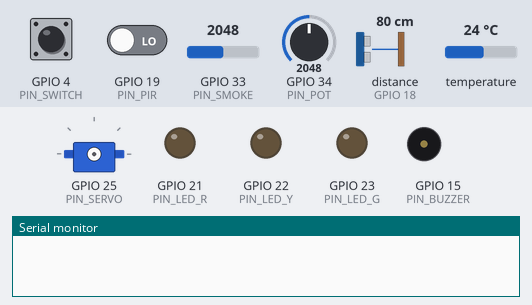
This sketch was run on a simulated ESP32. On the bench: servo, output pins drawn as LEDs (lit = HIGH), buzzer (waves = sounding, pin HIGH), the last lines printed to the serial monitor. Wiring (inferred from the names in the program): ultrasonic range finder: trigger GPIO 5; echo GPIO 18. The inputs (shaded band) are chosen by the test bench; at power-on: GPIO 4 (PIN_SWITCH) HIGH, GPIO 19 (PIN_PIR) LOW, GPIO 33 (PIN_SMOKE) = 2048, GPIO 34 (PIN_POT) = 2048, distance to the obstacle (sensor on GPIO 18) 80 cm, temperature 24 °C (analog values on the 0–4095 scale). The echo pulse lasts 58.3 µs per cm; WiFi joins after 1.5 s; servers stay silent unless stated; uploads are accepted with an empty reply; servo pulses on a pin are drawn as a servo (544–2400 µs = 0–180°); pins used as bus, display or sensor lines are not drawn.

Above: at 0.0 s.
At 1.1 s:
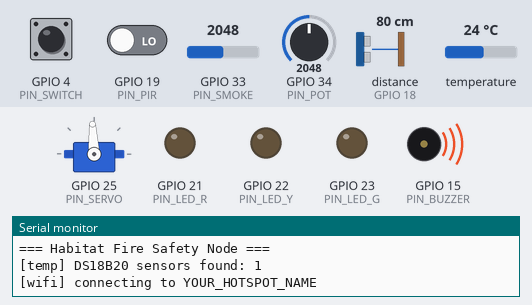
At 3.7 s:
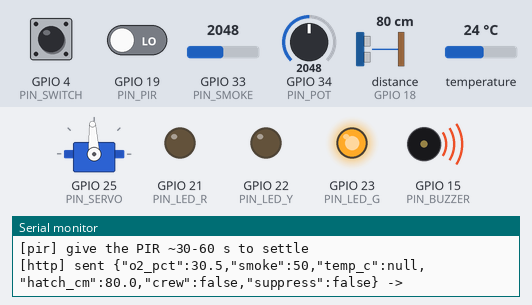
3.8 s: GPIO 4 (PIN_SWITCH) pulled LOW for 0.15 s
6.2 s: GPIO 19 (PIN_PIR) driven HIGH
9.2 s: GPIO 4 (PIN_SWITCH) pulled LOW for 1 s
Timing chart, 0 to 12.2 s (numbered marks = the images above; inputs shaded):
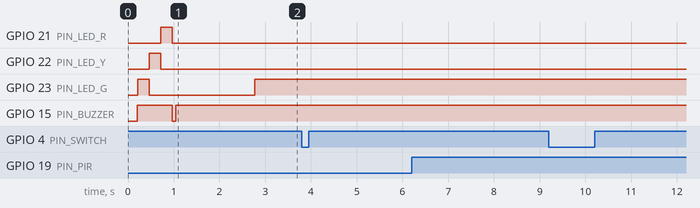

The sketch:

flamewatch_node.ino
```cpp
/*
  FlameWatch sensor box - Habitat Fire Safety Node
  ------------------------------------------------
  Sends readings to the FlameWatch backend (POST /api/reading) once a second and
  drives the traffic light + vent servo from the reply {"level","mode","vent"}.
  The vent closes when heat (temperature rising above the room's normal) or smoke
  (60+) is detected, or during suppression - not for high oxygen alone.
  The buzzer beeps while the level is critical (red); the switch silences it.

  Board:   Tools > Board > ESP32 Wrover Module   (ESP32 Arduino core 3.x)
  Libs:    Library Manager > install "OneWire" and "DallasTemperature"
  Partition (for wireless uploads): Tools > Partition Scheme >
           "Minimal SPIFFS (1.9MB APP with OTA/190KB SPIFFS)"
  Secrets: copy secrets.example.h to secrets.h (same folder) and fill it in.
           secrets.h is git-ignored, so WiFi passwords never reach GitHub.

  Wiring (matches the breadboard diagram):
    Potentiometer  middle pin -> GPIO34   (outer pins: 3.3V, GND)
    DS18B20        DATA       -> GPIO32   (+ 4.7k resistor DATA->3.3V)
    Servo          signal     -> GPIO25   (power from 6V battery, GND shared)
    Traffic light  G -> 23, Y -> 22, R -> 21, GND -> GND
    PIR            OUT        -> GPIO19   (VCC 5V, GND)
    Ultrasonic     TRIG -> GPIO5, ECHO -> 1k -> GPIO18 (2k from GPIO18 to GND)
    Switch         GPIO4 <-> GND
    Smoke knob     middle pin -> GPIO33   (outer pins: 3.3V, GND)
                   NOT GPIO13: pins 0,2,4,12-15,25-27 can't read analog while WiFi is on
    Buzzer         + -> GPIO15, - -> GND  (set BUZZER_PASSIVE below to match yours)

  Any part that is not plugged in is simply reported as "null" -
  the rest keeps working, so you can add parts one at a time.
*/

#include <WiFi.h>
#include <WiFiClientSecure.h>
#include <HTTPClient.h>
#include <ArduinoOTA.h>
#include <OneWire.h>
#include <DallasTemperature.h>

#include "secrets.h"   // WiFi + OTA settings (see secrets.example.h)

const char* SERVER_URL = "https://flamewatch.onrender.com/api/reading";
#define ENABLE_OTA 1                                 // wireless uploads

// ---------- Pins ----------
const int PIN_POT    = 34;
const int PIN_TEMP   = 32;
const int PIN_SERVO  = 25;
const int PIN_LED_G  = 23;
const int PIN_LED_Y  = 22;
const int PIN_LED_R  = 21;
const int PIN_PIR    = 19;
const int PIN_TRIG   = 5;
const int PIN_ECHO   = 18;
const int PIN_SWITCH = 4;
const int PIN_SMOKE  = 33;   // ADC1 pin - works with WiFi on
const int PIN_BUZZER = 15;

// ---------- Tuning ----------
const int   SERVO_OPEN_US    = 1500;   // vent open position  (adjust to taste)
const int   SERVO_CLOSED_US  = 2100;   // vent closed position
const float O2_MIN           = 21.0;   // pot fully left  = Earth air
const float O2_MAX           = 40.0;   // pot fully right = very O2-rich
const float HATCH_CLOSED_CM  = 8.0;    // ultrasonic: object closer than this = hatch closed
const unsigned long SEND_INTERVAL_MS   = 1000;
const unsigned long SERVER_FRESH_MS    = 5000;   // trust server answer for this long
const unsigned long LOCAL_SUPPRESS_MS  = 15000;  // offline suppression duration
const unsigned long TEMP_CONVERSION_MS = 800;
const bool  BUZZER_PASSIVE = false;    // false = active buzzer (beeps on its own when powered)
                                       // true  = passive buzzer (needs a tone)
const bool  BUZZER_ACTIVE_LOW = true;  // true = buzzer module sounds when the pin is LOW
                                       // (if it's silent at critical, set this to false)
const int   BUZZER_TONE_HZ = 2700;
const float CRITICAL_RISE  = 4.0;      // degrees above normal = critical (same as backend)
// Vent heat trigger (same as backend): rise above the room's learned normal.
const float RISE_AT_21 = 4.0;      // degrees C above normal at 21% O2
const float RISE_AT_40 = 2.0;      // degrees C above normal at 40% O2
const float HEAT_ABSOLUTE_C = 45.0;

// ---------- Globals ----------
OneWire oneWire(PIN_TEMP);
DallasTemperature tempSensor(&oneWire);
WiFiClientSecure tlsClient;
HTTPClient http;

float o2Percent  = O2_MIN;
float smokeLevel = 0;                // 0-100 from the smoke knob
float tempC      = NAN;
float distanceCm = -1;
bool  crewPresent = false;
bool  suppressPending = false;       // switch pressed, not yet told the server

String serverRisk = "green";
String serverMode = "normal";
bool   serverVentClosed = false;
bool   serverAlarm = false;
unsigned long lastServerOk = 0;

String risk = "green";               // what we actually show
String mode = "normal";
bool   ventClosed = false;
bool   alarmOn = false;
unsigned long localSuppressUntil = 0;
float tempBaseline = NAN;            // learned "normal" room temperature
bool  localHeat = false;

unsigned long lastSend = 0;
unsigned long lastWifiRetry = 0;
unsigned long tempRequestedAt = 0;
bool tempRequested = false;
bool otaStarted = false;

int switchReading = HIGH, switchStable = HIGH;
unsigned long switchChangedAt = 0;

// ================= Helpers =================
void setServoUs(int us) {
  // 50 Hz, 14-bit resolution: 20000 us period = 16384 counts
  ledcWrite(PIN_SERVO, (uint32_t)us * 16384UL / 20000UL);
}

void setLeds(bool g, bool y, bool r) {
  digitalWrite(PIN_LED_G, g);
  digitalWrite(PIN_LED_Y, y);
  digitalWrite(PIN_LED_R, r);
}

float readO2() {
  long sum = 0;
  for (int i = 0; i < 8; i++) sum += analogRead(PIN_POT);
  float raw = sum / 8.0;
  return O2_MIN + (raw / 4095.0) * (O2_MAX - O2_MIN);
}

float readSmoke() {                 // smoke knob -> 0-100
  long sum = 0;
  for (int i = 0; i < 8; i++) sum += analogRead(PIN_SMOKE);
  return (sum / 8.0) / 4095.0 * 100.0;
}

void setBuzzer(bool on) {
  if (BUZZER_PASSIVE) ledcWrite(PIN_BUZZER, on ? 128 : 0);   // 50% duty square wave
  else                digitalWrite(PIN_BUZZER, (on != BUZZER_ACTIVE_LOW) ? HIGH : LOW);
}

float readDistanceCm() {
  digitalWrite(PIN_TRIG, LOW);  delayMicroseconds(2);
  digitalWrite(PIN_TRIG, HIGH); delayMicroseconds(10);
  digitalWrite(PIN_TRIG, LOW);
  unsigned long dur = pulseIn(PIN_ECHO, HIGH, 25000UL);  // ~4 m max
  if (dur == 0) return -1;                               // nothing / not connected
  return dur * 0.0343f / 2.0f;
}

// Offline copy of the backend's heat rule: learn the room's normal temperature
// and flag heat when it rises past an oxygen-dependent trigger.
void updateLocalHeat() {
  if (isnan(tempC)) return;
  if (isnan(tempBaseline)) { tempBaseline = tempC; return; }
  float rise = tempC - tempBaseline;
  tempBaseline += (tempC - tempBaseline) * (rise < 1.5f ? 1.0f / 30.0f : 1.0f / 1200.0f);
  float frac = constrain((o2Percent - 21.0f) / 19.0f, 0.0f, 1.0f);
  float trigger = RISE_AT_21 + (RISE_AT_40 - RISE_AT_21) * frac;
  if (localHeat) localHeat = rise >= trigger - 1.0f || tempC >= HEAT_ABSOLUTE_C;
  else           localHeat = rise >= trigger || tempC >= HEAT_ABSOLUTE_C;
}

void updateTemp() {                  // non-blocking DS18B20 read
  unsigned long now = millis();
  if (!tempRequested) {
    tempSensor.requestTemperatures();
    tempRequestedAt = now;
    tempRequested = true;
  } else if (now - tempRequestedAt >= TEMP_CONVERSION_MS) {
    float t = tempSensor.getTempCByIndex(0);
    tempC = (t == DEVICE_DISCONNECTED_C || t < -50) ? NAN : t;
    tempRequested = false;
    updateLocalHeat();
  }
}

void updateSwitch() {                // debounced, fires once per press
  int r = digitalRead(PIN_SWITCH);
  if (r != switchReading) { switchReading = r; switchChangedAt = millis(); }
  if (millis() - switchChangedAt > 40 && r != switchStable) {
    switchStable = r;
    if (switchStable == LOW) {
      suppressPending = true;
      localSuppressUntil = millis() + LOCAL_SUPPRESS_MS;
      Serial.println("[switch] suppression triggered");
    }
  }
}

// Same formula as risk() in backend/app.py, used when the server can't be reached.
// Oxygen: 0 at 21% -> 60 at 40%.  Heat: 0 at 30 C -> 15 at 60 C.
String localRisk() {
  float atmo = constrain((o2Percent - 21.0f) / 19.0f * 60.0f, 0.0f, 60.0f);
  float heat = isnan(tempC) ? 0 : constrain((tempC - 30.0f) / 30.0f * 15.0f, 0.0f, 15.0f);
  float smoke = min(25.0f, smokeLevel / 100.0f * 25.0f);
  float score = atmo + smoke + heat;
  float rise = (isnan(tempC) || isnan(tempBaseline)) ? 0 : tempC - tempBaseline;
  if (score >= 60 || smokeLevel >= 85 || rise >= CRITICAL_RISE) return "red";
  if (score >= 30 || smokeLevel >= 60) return "yellow";
  return "green";
}

String jsonValue(const String& s, const char* key) {   // tiny JSON reader
  String k = String("\"") + key + "\":";
  int i = s.indexOf(k);
  if (i < 0) return "";
  i += k.length();
  while (i < (int)s.length() && s[i] == ' ') i++;
  if (i < (int)s.length() && s[i] == '"') {
    int e = s.indexOf('"', i + 1);
    return s.substring(i + 1, e);
  }
  int e = i;
  while (e < (int)s.length() && s[e] != ',' && s[e] != '}') e++;
  return s.substring(i, e);
}

// ================= Networking =================
void wifiBegin() {
#if USE_EDUROAM
  // WPA2-Enterprise (PEAP). ESP32 radios are 2.4 GHz only; eduroam usually
  // broadcasts 2.4 GHz too, so this works even if your laptop shows 5 GHz.
  WiFi.begin(EAP_SSID, WPA2_AUTH_PEAP, EAP_IDENTITY, EAP_USERNAME, EAP_PASSWORD);
#else
  WiFi.begin(WIFI_SSID, WIFI_PASS);
#endif
}

void connectWifi(unsigned long waitMs) {
  if (WiFi.status() == WL_CONNECTED) return;
#if USE_EDUROAM
  Serial.printf("[wifi] connecting to %s (enterprise)\n", EAP_SSID);
#else
  Serial.printf("[wifi] connecting to %s\n", WIFI_SSID);
#endif
  WiFi.mode(WIFI_STA);
  wifiBegin();
  unsigned long start = millis();
  while (WiFi.status() != WL_CONNECTED && millis() - start < waitMs) delay(250);
  if (WiFi.status() == WL_CONNECTED)
    Serial.printf("[wifi] connected, IP %s\n", WiFi.localIP().toString().c_str());
  else
    Serial.println("[wifi] not connected yet - running offline");
}

void startOta() {
#if ENABLE_OTA
  if (otaStarted || WiFi.status() != WL_CONNECTED) return;
  ArduinoOTA.setHostname("fire-node");
  ArduinoOTA.setPassword(OTA_PASSWORD);
  ArduinoOTA.onStart([]() { setLeds(true, true, true); setServoUs(SERVO_OPEN_US); });
  ArduinoOTA.begin();
  otaStarted = true;
  Serial.println("[ota] ready - look for 'fire-node' under Tools > Port");
#endif
}

// Matches the FlameWatch "ESP32 contract" (README). Missing sensors send null,
// and the backend ignores null fields.
String buildJson() {
  String b = "{";
  b += "\"o2_pct\":";    b += String(o2Percent, 1);
  b += ",\"smoke\":";    b += String(smokeLevel, 0);
  b += ",\"temp_c\":";   b += isnan(tempC) ? String("null") : String(tempC, 1);
  b += ",\"hatch_cm\":"; b += (distanceCm < 0) ? String("null") : String(distanceCm, 1);
  b += ",\"crew\":";     b += crewPresent ? "true" : "false";
  b += ",\"suppress\":"; b += suppressPending ? "true" : "false";
  b += "}";
  return b;
}

void sendTelemetry() {
  if (WiFi.status() != WL_CONNECTED) return;
  String body = buildJson();
  if (!http.begin(tlsClient, SERVER_URL)) { Serial.println("[http] bad URL"); return; }
  http.addHeader("Content-Type", "application/json");
  int code = http.POST(body);
  if (code == 200) {
    String resp = http.getString();
    String r = jsonValue(resp, "level");
    if (r.length()) serverRisk = r;
    String m = jsonValue(resp, "mode");
    if (m.length()) serverMode = m;
    serverVentClosed = (jsonValue(resp, "vent") == "closed");
    serverAlarm = (jsonValue(resp, "alarm") == "true");
    lastServerOk = millis();
    suppressPending = false;         // server got the button press
    Serial.printf("[http] sent %s -> %s\n", body.c_str(), resp.c_str());
  } else {
    Serial.printf("[http] error %d (Render may be waking up)\n", code);
  }
  http.end();
}

// ================= Outputs =================
void applyOutputs() {
  unsigned long now = millis();
  bool serverFresh = lastServerOk && (now - lastServerOk < SERVER_FRESH_MS);

  if (serverFresh) {
    risk = serverRisk; mode = serverMode; ventClosed = serverVentClosed; alarmOn = serverAlarm;
  } else {                                   // offline fallback
    bool suppressing = now < localSuppressUntil;
    risk = suppressing ? "yellow" : localRisk();
    mode = suppressing ? "suppressing" : "normal";
    ventClosed = suppressing || localHeat || smokeLevel >= 60;
    alarmOn = risk == "red" && !suppressing;
  }

  bool blinkFast = (now / 150) % 2;          // red alarm
  bool blinkSlow = (now / 400) % 2;          // suppression
  if (mode == "suppressing")  setLeds(false, blinkSlow, false);
  else if (risk == "red")     setLeds(false, false, blinkFast);
  else if (risk == "yellow")  setLeds(false, true, false);
  else                        setLeds(true, false, false);

  setServoUs(ventClosed ? SERVO_CLOSED_US : SERVO_OPEN_US);

  // Alarm: beep 0.25 s on / 0.25 s off while critical. The switch silences it.
  setBuzzer(alarmOn && (now / 250) % 2 == 0);
}

// ================= Setup / loop =================
void setup() {
  Serial.begin(115200);
  delay(200);
  Serial.println("\n=== Habitat Fire Safety Node ===");

  pinMode(PIN_LED_G, OUTPUT); pinMode(PIN_LED_Y, OUTPUT); pinMode(PIN_LED_R, OUTPUT);
  pinMode(PIN_PIR, INPUT);
  pinMode(PIN_TRIG, OUTPUT);  pinMode(PIN_ECHO, INPUT);
  pinMode(PIN_SWITCH, INPUT_PULLUP);
  if (BUZZER_PASSIVE) ledcAttach(PIN_BUZZER, BUZZER_TONE_HZ, 8);
  else { setBuzzer(false); pinMode(PIN_BUZZER, OUTPUT); }   // set "off" level before driving the pin
  setBuzzer(false);
  analogReadResolution(12);

  ledcAttach(PIN_SERVO, 50, 14);
  setServoUs(SERVO_OPEN_US);

  tempSensor.begin();
  tempSensor.setWaitForConversion(false);
  Serial.printf("[temp] DS18B20 sensors found: %d\n", tempSensor.getDeviceCount());

  // Startup light check: G -> Y -> R
  setLeds(true, false, false); delay(250);
  setLeds(false, true, false); delay(250);
  setLeds(false, false, true); delay(250);
  setLeds(false, false, false);
  setBuzzer(true); delay(80); setBuzzer(false);      // startup chirp

  tlsClient.setInsecure();       // fine for a hackathon demo
  http.setReuse(true);
  http.setTimeout(8000);

  connectWifi(15000);
  startOta();
  Serial.println("[pir] give the PIR ~30-60 s to settle");
}

void loop() {
#if ENABLE_OTA
  if (otaStarted) ArduinoOTA.handle();
#endif

  // Read inputs
  o2Percent   = readO2();
  smokeLevel  = readSmoke();
  crewPresent = digitalRead(PIN_PIR) == HIGH;
  updateTemp();
  updateSwitch();

  // Keep WiFi alive
  if (WiFi.status() != WL_CONNECTED && millis() - lastWifiRetry > 10000) {
    lastWifiRetry = millis();
    WiFi.disconnect();
    wifiBegin();
  }
  startOta();

  // Send once per interval
  if (millis() - lastSend >= SEND_INTERVAL_MS) {
    lastSend = millis();
    distanceCm = readDistanceCm();
    sendTelemetry();
  }

  applyOutputs();
  delay(10);
}
```

secrets.example.h
```cpp
// Copy this file to secrets.h (same folder) and fill it in.
// secrets.h is git-ignored, so passwords never reach GitHub.
#pragma once

// 0 = normal WiFi / phone hotspot (recommended for the demo)
// 1 = eduroam (WPA2-Enterprise)
#define USE_EDUROAM 0

// ---- Phone hotspot ----
// iPhone: turn on "Maximize Compatibility". Android: set the band to 2.4 GHz.
const char* WIFI_SSID = "YOUR_HOTSPOT_NAME";
const char* WIFI_PASS = "YOUR_HOTSPOT_PASSWORD";

// ---- eduroam ----
const char* EAP_SSID     = "eduroam";
const char* EAP_IDENTITY = "you@school.ca";   // usually the same as the username
const char* EAP_USERNAME = "you@school.ca";
const char* EAP_PASSWORD = "your-password";

// ---- Wireless (OTA) uploads ----
const char* OTA_PASSWORD = "change-me";
```
